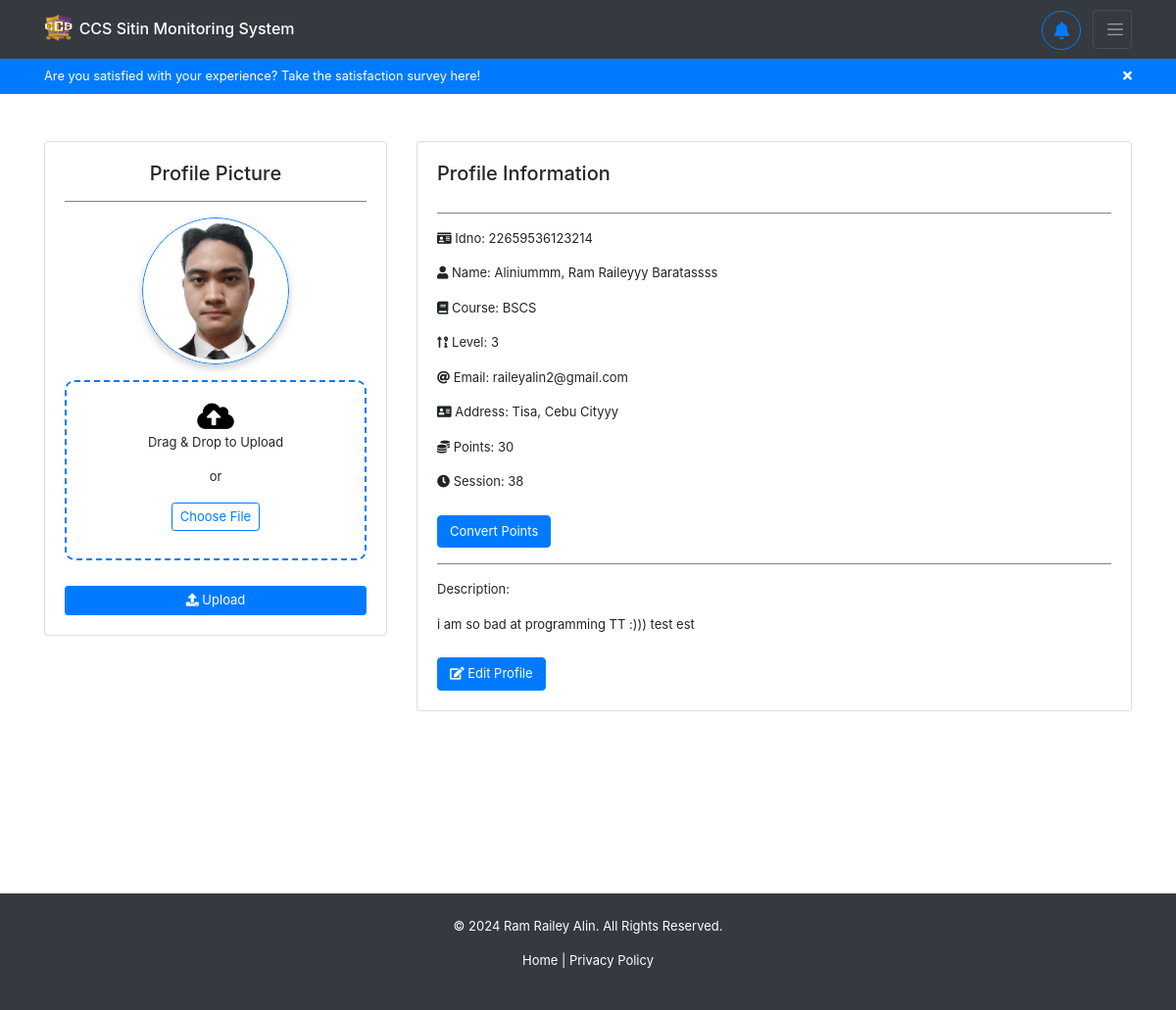
The app's page /profile/ (signed in), older data.
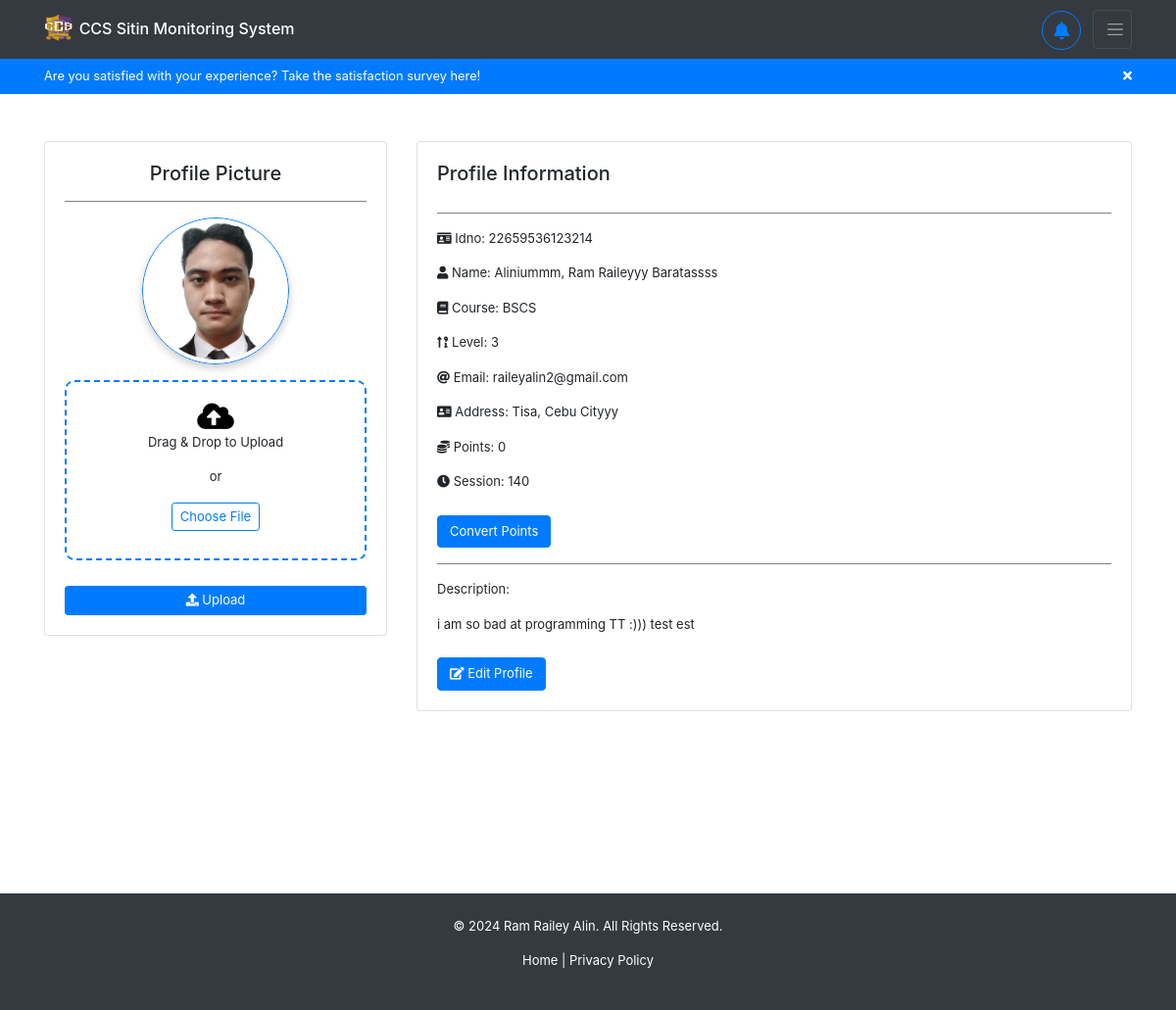
The same page, newer data.
### backend/models.py (models this page shows, shortened)
class Registration(models.Model):
    idno = models.IntegerField(primary_key=True)
    lastname = models.CharField(max_length=80, null=True, blank=True)
    firstname = models.CharField(max_length=80, null=True, blank=True)
    middlename = models.CharField(max_length=80, null=True, blank=True)
    course = models.CharField(max_length=80, choices=COURSE_CHOICES, null=True, blank=True)
    level = models.IntegerField(null=True, choices=LEVEL_CHOICES, blank=True)
    email = models.EmailField(max_length=80, null=True, blank=True)
    address = models.CharField(max_length=255, null=True, blank=True)
    sessions = models.IntegerField(default=30, null=True, blank=True)
    points = models.IntegerField(default=0, null=True, blank=True)
    sitins_count = models.IntegerField(default=0, null=True, blank=True)
    profilepicture_og = models.ImageField(upload_to="profiles/", default="profiles/default.jpg", blank=True, null=True)
    profilepicture_lg = models.ImageField(upload_to="profiles/", default="profiles/default_lg.jpg", blank=True, null=True)
    profilepicture_md = models.ImageField(upload_to="profiles/", default="profiles/default_md.jpg", blank=True, null=True)
    profilepicture_sm = models.ImageField(upload_to="profiles/", default="profiles/default_sm.jpg", blank=True, null=True)
    study_load = models.FileField(upload_to="schedules/", blank=True, null=True)
    profiledescription = models.TextField(blank=True, null=True)
    username = models.OneToOneField(User, on_delete=models.CASCADE)

### backend/views.py (the view, shortened to what this page needs)
# urls.py: path('profile/', views.profile, name='user-profile'),
@login_required
def profile(request):
    if request.user.is_authenticated:
        context = {
            'course_choices': COURSE_CHOICES,
            'level_choices': LEVEL_CHOICES
        }
        reg = Registration.objects.get(username=request.user)
        context['registration'] = reg
        return render(request, 'backend/pages/profile.html', context)
    return redirect('/')

### backend/templates/backend/pages/profile.html (shortened to what the changed rows need)
{% extends 'backend/base.html' %}
{% load static %}
{% block content %}
<div id="profile-container" class="container mt-5">
    <div class="row">
        <div class="col-lg-4 col-md-12 mb-4">
            <div class="card text-center">
                <div class="card-body">
                    <div class="profile-image-container">
                        <img id="profile-preview" src="{% if registration.profilepicture_md.url %}{{ registration.profilepicture_md.url }}{% else %}{% static 'backend/images/default-avatar.jpg' %}{% endif %}"
                             alt="Profile Picture" class="profile-img img-fluid rounded-circle shadow-lg border border-primary p-1">
                    </div>
                </div>
            </div>
        </div>
        <div class="col-lg-8 col-md-12 mb-4">
            <div class="card">
                <div class="card-body">
                    <div id="profile-view">
                        <div class="d-flex justify-content-between">
                            <h5 class="card-title">Profile Information</h5>
                        </div>
                        <hr>
                        <p id="profile-id"><i class="fas fa-id-card"></i> <span>Idno:</span> {% if registration.idno %}{{ registration.idno }}{% else %}N/A{% endif %}</p>
                        <p id="profile-name">
                            <i class="fas fa-user"></i> Name:
                            {% if registration.lastname or registration.firstname or registration.middlename %}
                                {{ registration.lastname|default:'' }}{% if registration.lastname and registration.firstname %}, {% endif %}
                                {{ registration.firstname|default:'' }}
                                {{ registration.middlename|default:'' }}
                            {% else %}
                                N/A
                            {% endif %}
                        </p>
                        <p id="profile-course"><i class="fas fa-book"></i> <span>Course:</span> {% if registration.course %}{{ registration.course }}{% else %}N/A{% endif %}</p>
                        <p id="profile-level"><i class="fas fa-sort-numeric-up-alt"></i> <span>Level:</span> {% if registration.level %}{{ registration.level }}{% else %}N/A{% endif %}</p>
                        <p id="profile-email"><i class="fas fa-at"></i> <span>Email:</span> {% if registration.email %}{{ registration.email }}{% else %}N/A{% endif %}</p>
                        <p id="profile-address"><i class="fas fa-address-card"></i> <span>Address:</span> {% if registration.address %}{{ registration.address }}{% else %}N/A{% endif %}</p>
                        <p id="profile-points"><i class="fas fa-coins"></i> <span>Points: {% if registration.points %}{{ registration.points }}{% else %}0{% endif %}</span></p>
                        <p id="profile-session"><i class="fas fa-clock"></i> <span>Session:</span> {% if registration.sessions %}{{ registration.sessions }}{% else %}N/A{% endif %}</p>
                        <button type="button"
                            class="btn btn-primary mt-2"
                            data-toggle="modal"
                            data-target="#convertPointsModal">
                            Convert Points
                            </button>
                        <hr>
                        <p>Description:</p>
                        <p id="profile-description">{% if registration.profiledescription %}{{ registration.profiledescription }}{% else %}N/A{% endif %}</p>
                        <div class="mt-4 text-end">
                            <button class="btn btn-primary" onclick="toggleEdit(true)"><i class="fas fa-edit"></i> Edit
                                Profile</button>
                        </div>
                    </div>
                </div>
            </div>
        </div>
    </div>
</div>
{% endblock %}

Row changes from the older to the newer data that the page shows:
changed Registration "Aliniummm": sessions "38" → "140"; points "30" → (not shown)
Text that changed along with them:
text now shown: "0"
